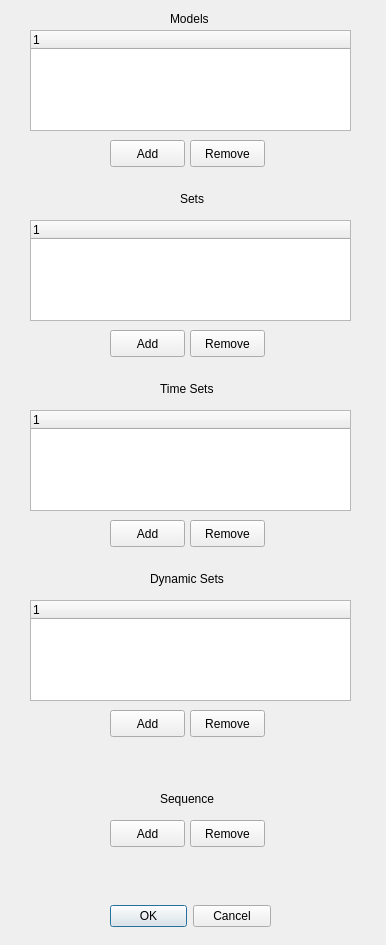
<ui version="4.0" >
 <class>NewMpdDialog</class>
 <widget class="QDialog" name="NewMpdDialog" >
  <property name="geometry" >
   <rect>
    <x>0</x>
    <y>0</y>
    <width>386</width>
    <height>945</height>
   </rect>
  </property>
  <property name="windowTitle" >
   <string>New Model Presentation Document</string>
  </property>
  <widget class="QDialogButtonBox" name="okCancelButtons" >
   <property name="geometry" >
    <rect>
     <x>110</x>
     <y>900</y>
     <width>161</width>
     <height>32</height>
    </rect>
   </property>
   <property name="orientation" >
    <enum>Qt::Horizontal</enum>
   </property>
   <property name="standardButtons" >
    <set>QDialogButtonBox::Cancel|QDialogButtonBox::NoButton|QDialogButtonBox::Ok</set>
   </property>
  </widget>
  <widget class="QPushButton" name="modelsAddButton" >
   <property name="geometry" >
    <rect>
     <x>110</x>
     <y>140</y>
     <width>75</width>
     <height>27</height>
    </rect>
   </property>
   <property name="text" >
    <string>Add</string>
   </property>
  </widget>
  <widget class="QLabel" name="modelsLabel" >
   <property name="geometry" >
    <rect>
     <x>170</x>
     <y>10</y>
     <width>41</width>
     <height>18</height>
    </rect>
   </property>
   <property name="text" >
    <string>Models</string>
   </property>
  </widget>
  <widget class="QLabel" name="setsLabel" >
   <property name="geometry" >
    <rect>
     <x>180</x>
     <y>190</y>
     <width>31</width>
     <height>18</height>
    </rect>
   </property>
   <property name="text" >
    <string>Sets</string>
   </property>
  </widget>
  <widget class="QLabel" name="timesetsLabel" >
   <property name="geometry" >
    <rect>
     <x>160</x>
     <y>380</y>
     <width>61</width>
     <height>18</height>
    </rect>
   </property>
   <property name="text" >
    <string>Time Sets</string>
   </property>
  </widget>
  <widget class="QLabel" name="dynamicLabel" >
   <property name="geometry" >
    <rect>
     <x>150</x>
     <y>570</y>
     <width>81</width>
     <height>18</height>
    </rect>
   </property>
   <property name="text" >
    <string>Dynamic Sets</string>
   </property>
  </widget>
  <widget class="QLabel" name="sequenceLabel" >
   <property name="geometry" >
    <rect>
     <x>160</x>
     <y>790</y>
     <width>71</width>
     <height>18</height>
    </rect>
   </property>
   <property name="text" >
    <string>Sequence</string>
   </property>
  </widget>
  <widget class="QTreeWidget" name="_modelsList" >
   <property name="geometry" >
    <rect>
     <x>30</x>
     <y>30</y>
     <width>321</width>
     <height>101</height>
    </rect>
   </property>
   <property name="alternatingRowColors" >
    <bool>true</bool>
   </property>
   <property name="selectionMode" >
    <enum>QAbstractItemView::MultiSelection</enum>
   </property>
   <column>
    <property name="text" >
     <string>1</string>
    </property>
   </column>
  </widget>
  <widget class="QPushButton" name="modelsRemoveButton" >
   <property name="geometry" >
    <rect>
     <x>190</x>
     <y>140</y>
     <width>75</width>
     <height>27</height>
    </rect>
   </property>
   <property name="text" >
    <string>Remove</string>
   </property>
  </widget>
  <widget class="QPushButton" name="setsRemoveButton" >
   <property name="geometry" >
    <rect>
     <x>190</x>
     <y>330</y>
     <width>75</width>
     <height>27</height>
    </rect>
   </property>
   <property name="text" >
    <string>Remove</string>
   </property>
  </widget>
  <widget class="QTreeWidget" name="_setsList" >
   <property name="geometry" >
    <rect>
     <x>30</x>
     <y>220</y>
     <width>321</width>
     <height>101</height>
    </rect>
   </property>
   <property name="alternatingRowColors" >
    <bool>true</bool>
   </property>
   <property name="selectionMode" >
    <enum>QAbstractItemView::MultiSelection</enum>
   </property>
   <column>
    <property name="text" >
     <string>1</string>
    </property>
   </column>
  </widget>
  <widget class="QPushButton" name="setsAddButton" >
   <property name="geometry" >
    <rect>
     <x>110</x>
     <y>330</y>
     <width>75</width>
     <height>27</height>
    </rect>
   </property>
   <property name="text" >
    <string>Add</string>
   </property>
  </widget>
  <widget class="QPushButton" name="timesetsRemoveButton" >
   <property name="geometry" >
    <rect>
     <x>190</x>
     <y>520</y>
     <width>75</width>
     <height>27</height>
    </rect>
   </property>
   <property name="text" >
    <string>Remove</string>
   </property>
  </widget>
  <widget class="QPushButton" name="timesetsAddButton" >
   <property name="geometry" >
    <rect>
     <x>110</x>
     <y>520</y>
     <width>75</width>
     <height>27</height>
    </rect>
   </property>
   <property name="text" >
    <string>Add</string>
   </property>
  </widget>
  <widget class="QTreeWidget" name="_timesetsList" >
   <property name="geometry" >
    <rect>
     <x>30</x>
     <y>410</y>
     <width>321</width>
     <height>101</height>
    </rect>
   </property>
   <property name="alternatingRowColors" >
    <bool>true</bool>
   </property>
   <property name="selectionMode" >
    <enum>QAbstractItemView::MultiSelection</enum>
   </property>
   <column>
    <property name="text" >
     <string>1</string>
    </property>
   </column>
  </widget>
  <widget class="QPushButton" name="dynamicAddButton" >
   <property name="geometry" >
    <rect>
     <x>110</x>
     <y>710</y>
     <width>75</width>
     <height>27</height>
    </rect>
   </property>
   <property name="text" >
    <string>Add</string>
   </property>
  </widget>
  <widget class="QTreeWidget" name="_dynamicList" >
   <property name="geometry" >
    <rect>
     <x>30</x>
     <y>600</y>
     <width>321</width>
     <height>101</height>
    </rect>
   </property>
   <property name="alternatingRowColors" >
    <bool>true</bool>
   </property>
   <property name="selectionMode" >
    <enum>QAbstractItemView::MultiSelection</enum>
   </property>
   <column>
    <property name="text" >
     <string>1</string>
    </property>
   </column>
  </widget>
  <widget class="QPushButton" name="dynamicRemoveButton" >
   <property name="geometry" >
    <rect>
     <x>190</x>
     <y>710</y>
     <width>75</width>
     <height>27</height>
    </rect>
   </property>
   <property name="text" >
    <string>Remove</string>
   </property>
  </widget>
  <widget class="QPushButton" name="sequenceAddButton" >
   <property name="geometry" >
    <rect>
     <x>110</x>
     <y>820</y>
     <width>75</width>
     <height>27</height>
    </rect>
   </property>
   <property name="text" >
    <string>Add</string>
   </property>
  </widget>
  <widget class="QPushButton" name="sequenceRemoveButton" >
   <property name="geometry" >
    <rect>
     <x>190</x>
     <y>820</y>
     <width>75</width>
     <height>27</height>
    </rect>
   </property>
   <property name="text" >
    <string>Remove</string>
   </property>
  </widget>
 </widget>
 <resources/>
 <connections>
  <connection>
   <sender>okCancelButtons</sender>
   <signal>accepted()</signal>
   <receiver>NewMpdDialog</receiver>
   <slot>accept()</slot>
   <hints>
    <hint type="sourcelabel" >
     <x>248</x>
     <y>254</y>
    </hint>
    <hint type="destinationlabel" >
     <x>157</x>
     <y>274</y>
    </hint>
   </hints>
  </connection>
  <connection>
   <sender>okCancelButtons</sender>
   <signal>rejected()</signal>
   <receiver>NewMpdDialog</receiver>
   <slot>reject()</slot>
   <hints>
    <hint type="sourcelabel" >
     <x>316</x>
     <y>260</y>
    </hint>
    <hint type="destinationlabel" >
     <x>286</x>
     <y>274</y>
    </hint>
   </hints>
  </connection>
 </connections>
</ui>
